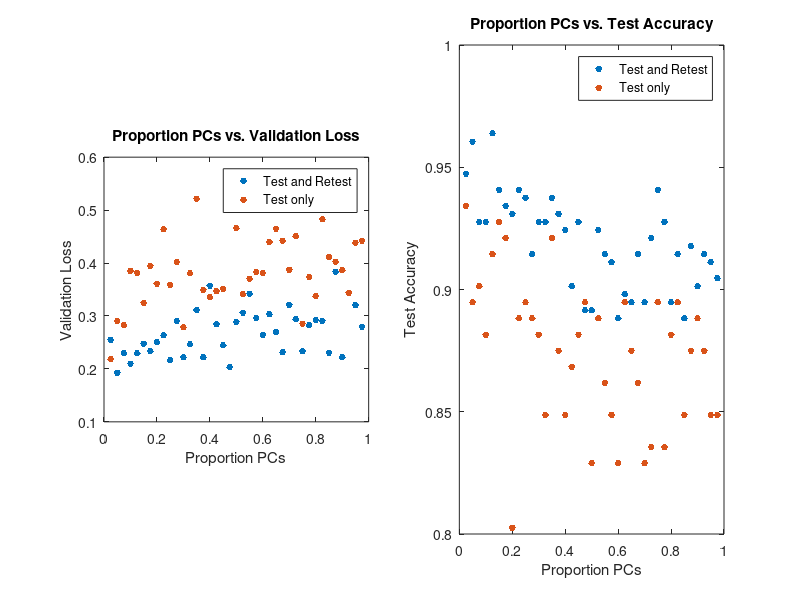
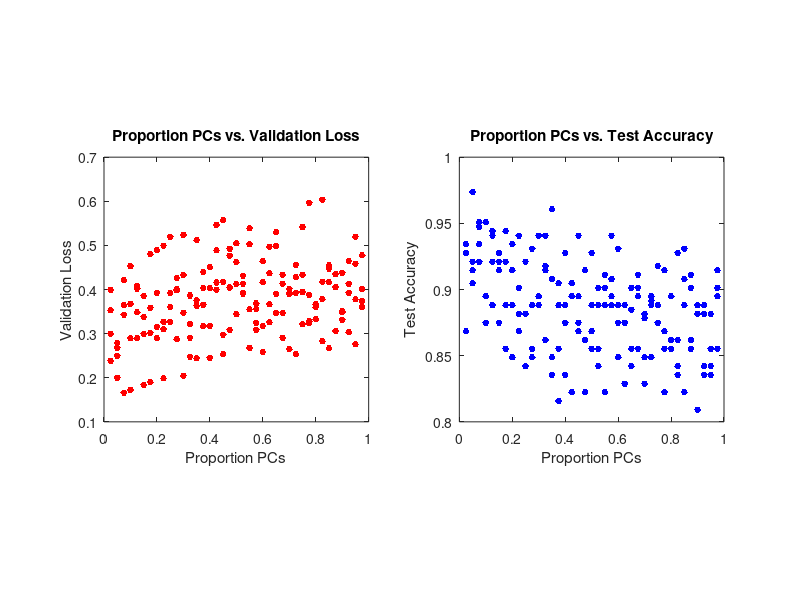

These charts were generated, in order, by the following MATLAB code:
%% Only test vs. test and retest
all_data = csvread('HCP100_E200_LR0.001_R0_S0_Y1.csv', 1, 0);
test_only = csvread('HCP100_E200_LR0.001_R0_S1_Y1.csv', 1, 0);
pct_comps = all_data(:,1);
accuracies = [all_data(:,2), test_only(:,2)];
losses = [all_data(:,3), test_only(:,3)];

fig1 = subplot(1,2,1);
set(gcf, 'Position',  [100, 100, 1250, 500])
plot(pct_comps, losses, '.', 'MarkerSize',15);
title('Proportion PCs vs. Validation Loss')
xlabel('Proportion PCs'), ylabel('Validation Loss')
legend('Test and Retest', 'Test only') 
axis square

subplot(1,2,2);
plot(pct_comps, accuracies, '.', 'MarkerSize',15);
title('Proportion PCs vs. Test Accuracy')
xlabel('Proportion PCs'), ylabel('Test Accuracy')
legend('Test and Retest', 'Test only') 
saveas(gcf,'pca_test_retest.png')
axis square
%% 5 replicates per pct comp

rep1 = csvread('HCP100_E200_LR0.001_R0_S1_Y1_1.csv',1,0);
rep2 = csvread('HCP100_E200_LR0.001_R0_S1_Y1_2.csv',1,0);
rep3 = csvread('HCP100_E200_LR0.001_R0_S1_Y1_3.csv',1,0);
rep4 = csvread('HCP100_E200_LR0.001_R0_S1_Y1_4.csv',1,0);
rep5 = csvread('HCP100_E200_LR0.001_R0_S1_Y1_5.csv',1,0);

pct_comps = rep1(:,1);
accuracy = [rep2(:,2), rep3(:,2), rep4(:,2), rep5(:,2)];
loss = [rep2(:,3), rep3(:,3), rep4(:,3), rep5(:,3)];

fig2 = subplot(1,2,1);
set(gcf, 'Position',  [100, 100, 1250, 500])
plot(pct_comps, loss, 'r.', 'MarkerSize',15);
title('Proportion PCs vs. Validation Loss')
xlabel('Proportion PCs'), ylabel('Validation Loss')
axis square

subplot(1,2,2);
plot(pct_comps, accuracy, 'b.', 'MarkerSize',15);
title('Proportion PCs vs. Test Accuracy')
xlabel('Proportion PCs'), ylabel('Test Accuracy')
axis square
saveas(gcf,'pca_reps.png')
%% 